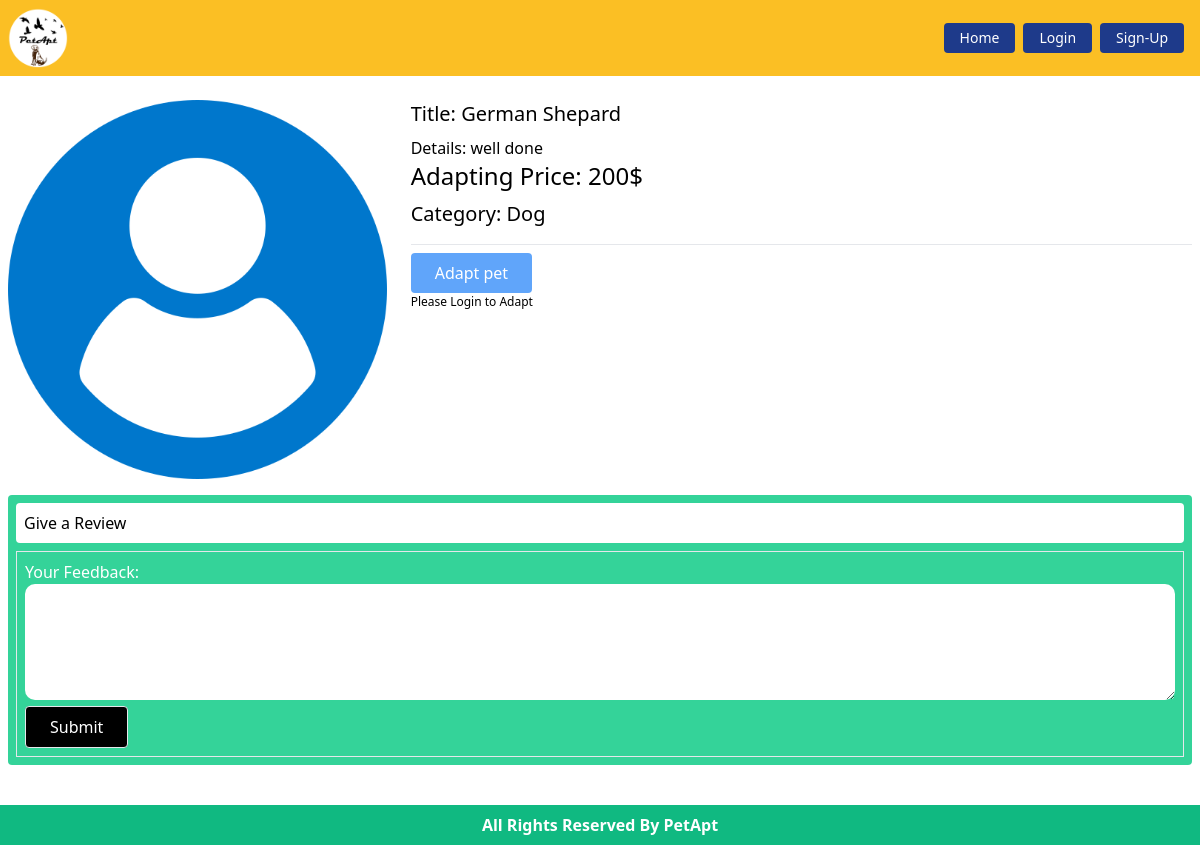
Page /user/pet-details/1 on the earlier database version.
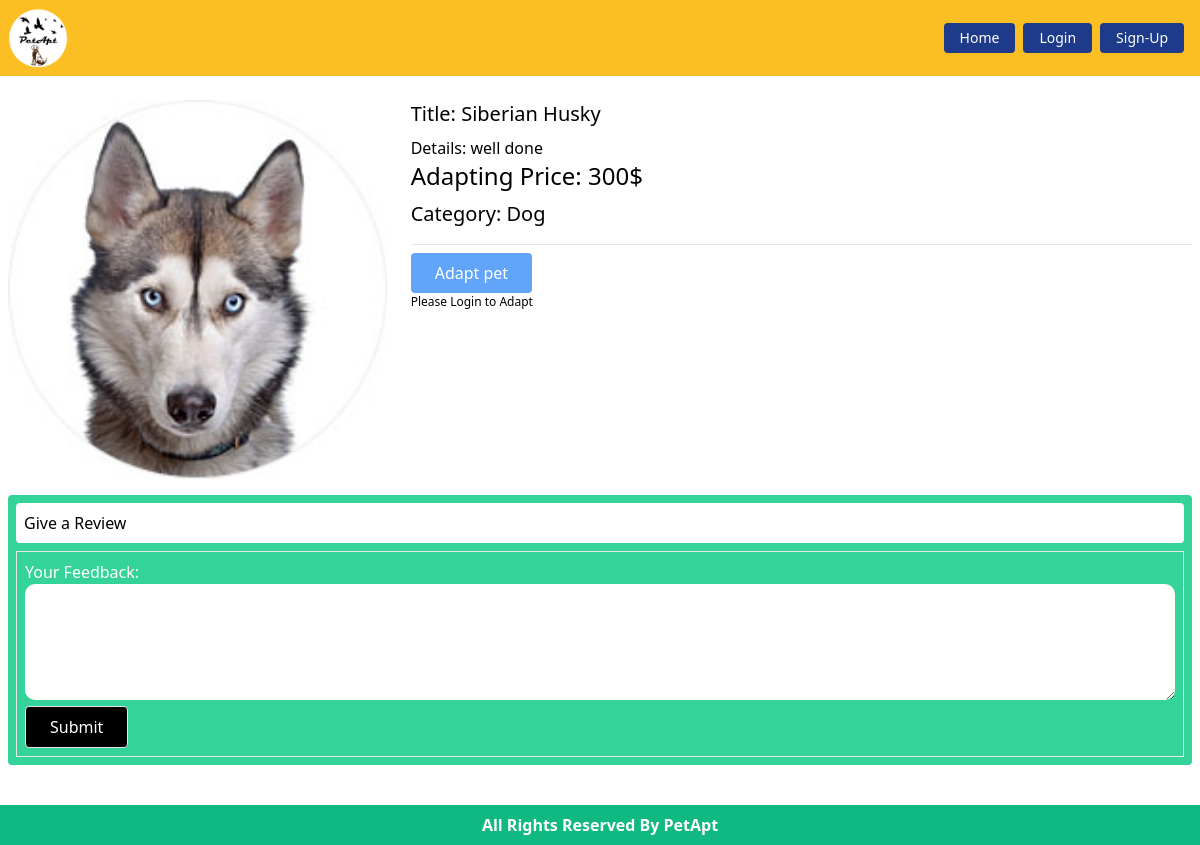
Same page on the later database version.
### Pets/models.py (models this page shows, shortened)
class Pet(models.Model):
    image = models.ImageField(upload_to='pets/media/images/')
    title = models.CharField(max_length = 40)
    description = models.TextField()
    adapt_price = models.IntegerField()
    category = models.ForeignKey(PetCategory, on_delete=models.CASCADE)

class PetCategory(models.Model):
    name = models.CharField(max_length=30)
    slug = models.SlugField(max_length=80)
    def __str__(self):
        return self.name

### Pets/views.py (the view, shortened to what this page needs)
# urls.py: path('pet-details/<int:id>', PetDetails.as_view(), name='petDetails')
class PetDetails(DetailView):
    model = Pet
    template_name = 'pet.html'
    pk_url_kwarg = 'id'
    def get_context_data(self, **kwargs):
        context = super().get_context_data(**kwargs)
        all_feedback = self.object.feedbacks.all()
        review_form = FeedbackForm()
        context['reviews'] = all_feedback
        context['review_form'] = review_form
        return context

### Pets/forms.py
class FeedbackForm(forms.ModelForm):
    class Meta:
        model = Review
        fields = ['body']
        widgets= {
          'body': forms.Textarea(attrs={'rows': 4})
        }

### Pets/templates/pet.html (shortened to what this page needs)
{% extends 'base.html' %}
{% load static %}
{% block content %}
<div class="pet-card pt-2">
    <div class="md:grid grid-cols-3 gap-6">
        <div>
            <img src={{pet.image.url}} alt="pet" class="w-full">
        </div>
        <div class="col-span-2">
            <p class="text-xl pb-2">Title: {{pet.title}}</p>
            <p>Details: {{pet.description}}</p>
            <p class="text-2xl pb-2">Adapting Price: {{pet.adapt_price}}$</p>
            <p class="text-xl pb-2">Category: {{pet.category}}</p>
            <hr class="my-2">
            {% if user.is_authenticated %}
            <a href="{% url 'adaptpet' pet.id %}"
                class="rounded text-white hover:bg-green-500 border bg-green-400 px-6 py-2 inline-block">
                Adapt pet
            </a>
            {% else %}
            <button class="rounded text-white bg-blue-400 px-6 py-2 inline-block">Adapt
                pet
            </button>
            <p style="font-size: 12px;">Please Login to Adapt</p>
            {% endif %}
        </div>
    </div>
    <div class="rounded bg-green-400 p-2 mt-4">
        <div class="rounded p-2 bg-white">
            <p>Give a Review</p>
        </div>
        <div class="mt-2 p-2 border">
            <form method="POST">
                {{review_form}}
                <br>
                <button type="submit"
                    class="rounded text-white bg-black border hover:bg-green-400 px-6 py-2 inline-block">
                    Submit
                </button>
            </form>
        </div>
    </div>
</div>
{% endblock %}

Differences in the rows shown:
changed Pet "well done": image: a different picture; title "German Shepard" → "Siberian Husky"; adapt_price "200" → "300"
